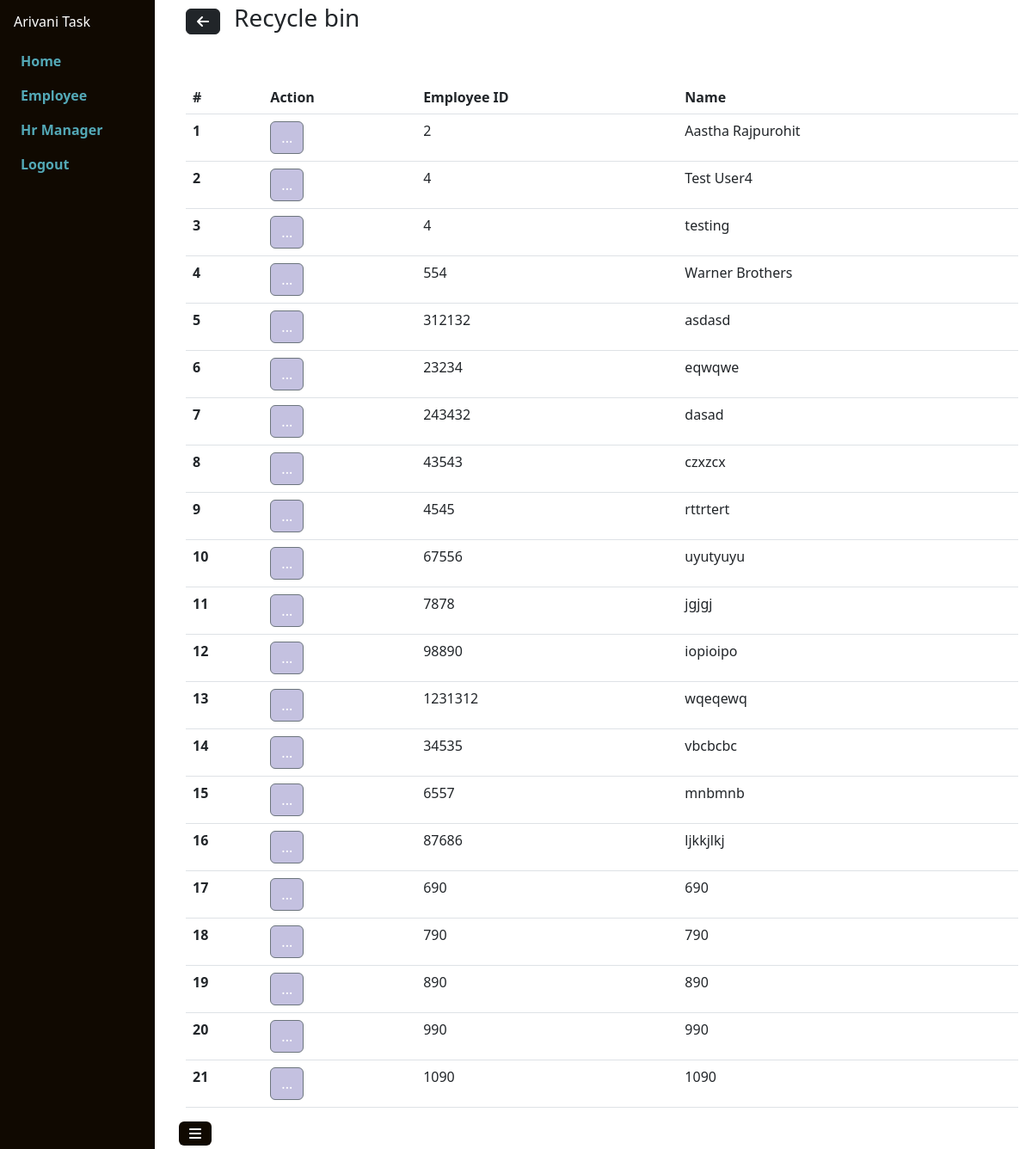
The app's page /employee/recycleBinPage/ (signed in) with its own data.
### employee/models.py (models this page shows, shortened)
class Employee(models.Model):
    employeeID=models.IntegerField()
    name=models.CharField(max_length=70)
    is_deleted=models.BooleanField(default=0)
    created_by=models.ForeignKey(User, on_delete=models.CASCADE,related_name="created_employee",null=True)
    updated_by=models.ForeignKey(User, on_delete=models.CASCADE,related_name="updated_employee",null=True)
    created_at=models.DateTimeField(auto_now_add=True,null=True)
    updated_at = models.DateTimeField(null=True)
    deleted_at = models.DateTimeField(null=True)
    deleted_by = models.ForeignKey(User, on_delete=models.CASCADE,related_name="deleted_employee",null=True)
    restored_at = models.DateTimeField(null=True)
    restored_by = models.ForeignKey(User, on_delete=models.CASCADE,related_name="restored_employee",null=True)
    status = models.BooleanField(default=True)

### employee/views.py (the view)
# urls.py: path('recycleBinPage/',recycleBinPage,name="recycleBinPage_emp"),
def recycleBinPage(request):
    if request.user.is_authenticated:
        logged_in_user = request.user.id
        if request.method=='GET':
            title = 'emp'
            emp = Employee.objects.all().filter(is_deleted=1,created_by=logged_in_user)
            data={
                'title':title,
                'employees':emp
            }
            return render(request,'recycle_bin/recycle_bin.html',data)
        else:
            return render(request, 'recycle_bin/recycle_bin.html',{'error':'Bad Request'})
    else:
        return redirect("loginUserPage")

### templates/recycle_bin/recycle_bin.html (shortened to what this page needs)
{% extends "base/base.html" %}
{% load static %}
{% block content %}
<link href="{% static 'css/recycle_bin/recycle_bin.css' %}" rel="stylesheet"/>
<div class="container">
<div class="header_recyclebin">
    {% if title == 'emp' %}
    <a class="btn btn-dark" href="{% url 'employeePage' %}"><i class="fa-solid fa-arrow-left"></i></a> <h3 class="ms-3">Recycle bin</h3>
    {% elif title == 'hr' %}
    <a class="btn btn-dark" href="{% url 'hr_home' %}"><i class="fa-solid fa-arrow-left"></i></a> <h3 class="ms-3">Recycle bin</h3>
    {% endif %}
</div>
<div class="row">
    {% if title == 'emp' %}
    <div class="mt-5">
        {% if employees %}
        <table class="table">
            <thead>
              <tr>
                <th scope="col">#</th>
                <th scope="col">Action</th>
                <th scope="col">Employee ID</th>
                <th scope="col">Name</th>
              </tr>
            </thead>
            <tbody id="table_data">
                {% for item in employees %}
                <tr>
                    <th scope="row">{{forloop.counter}}</th>
                    <td>
                        <div class="dropdown">
                            <button class="btn btn-secondary " style="background:#c4c1e0" type="button" data-bs-toggle="dropdown" aria-expanded="false">
                              ...
                            </button>
                          </div>
                    </td>
                    <td>{{ item.employeeID }}</td>
                    <td>{{ item.name }}</td>
                </tr>
                {% endfor %}
            </tbody>
          </table>
          {% else %}
          <div class="card mb-2">
            <div class="card-body">
              <h3>No Data Found</h3>
            </div>
          </div>
          {% endif %}
    </div>
    {% endif %}
</div>
</div>
{% endblock content %}

### static/css/recycle_bin/recycle_bin.css (style rules this page uses)
.header_recyclebin { display: flex; flex-direction: row; align-items: center; justify-content: flex-start; }

### records on screen
Employee: employeeID "2", name "Aastha Rajpurohit"
Employee: employeeID "4", name "Test User4"
Employee: employeeID "4", name "testing"
Employee: employeeID "554", name "Warner Brothers"
Employee: employeeID "312132", name "asdasd"
Employee: employeeID "23234", name "eqwqwe"
Employee: employeeID "243432", name "dasad"
Employee: employeeID "43543", name "czxzcx"
Employee: employeeID "4545", name "rttrtert"
Employee: employeeID "67556", name "uyutyuyu"
Employee: employeeID "7878", name "jgjgj"
Employee: employeeID "98890", name "iopioipo"
Employee: employeeID "1231312", name "wqeqewq"
Employee: employeeID "34535", name "vbcbcbc"
Employee: employeeID "6557", name "mnbmnb"
Employee: employeeID "87686", name "ljkkjlkj"
Employee: employeeID "690", name "690"
Employee: employeeID "790", name "790"
Employee: employeeID "890", name "890"
Employee: employeeID "990", name "990"
Employee: employeeID "1090", name "1090"
